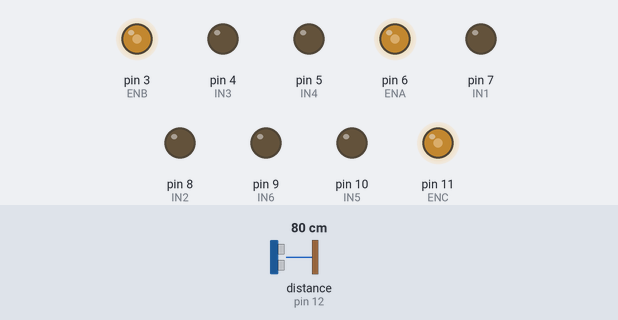
Bench run of a sketch on a simulated Arduino Uno, built with avr-gcc and run on an emulated ATmega328P. Parts: output pins drawn as LEDs (lit = HIGH). Inputs (shaded band) come from the test bench; at power-on: distance to the obstacle (sensor on pin 12) 80 cm. The echo pulse lasts 58.3 µs per cm.

Above: at 1.2 s.
1.3 s: distance to the obstacle (sensor on pin 12) set to 61 cm
At 1.74 s:
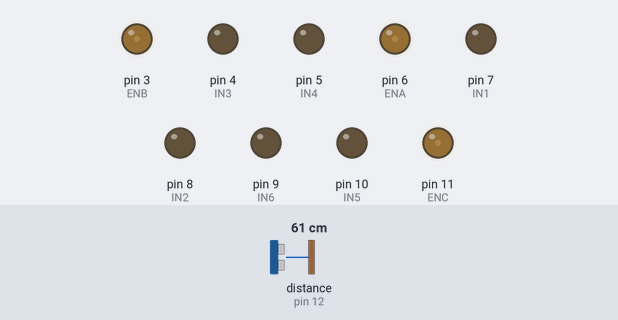
4.3 s: distance to the obstacle (sensor on pin 12) set to 54 cm
At 4.7 s:
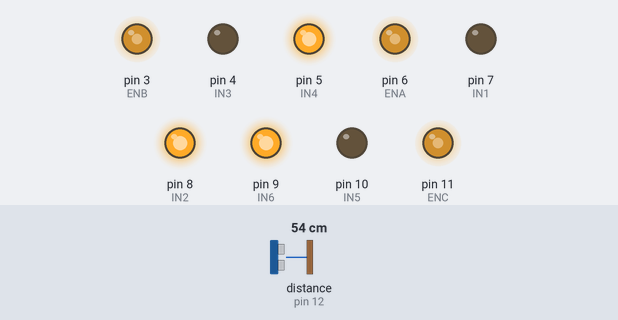
At 5.76 s:
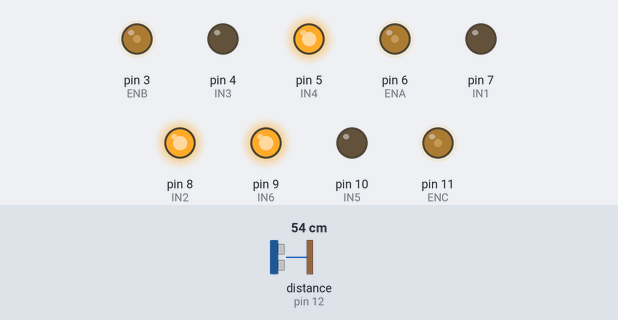
7.3 s: distance to the obstacle (sensor on pin 12) set to 60 cm
Timing chart, 0 to 16.3 s (numbered marks = the images above; inputs shaded):
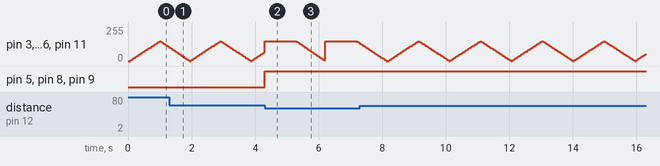

Measured:
- the behaviour switches between 59 and 58 cm on distance to the obstacle (sensor on pin 12) (found by bisection; images 1 and 2)
- after the input at 4.3 s, pin 5 (IN4), pin 8 (IN2), pin 9 (IN6): LOW → HIGH at once

The sketch:

flower.ino
```cpp
#include <NewPing.h> // Библиотека для ультразвукового датчика

const int ENB = 3;
const int IN3 = 4;
const int IN4 = 5;
const int ENA = 6;
const int IN1 = 7;
const int IN2 = 8;
const int ENC = 11;
const int IN5 = 10;
const int IN6 = 9;

const int TRIG_PIN = 13; // Пин триггера ультразвукового датчика
const int ECHO_PIN = 12; // Пин эха ультразвукового датчика
const int MAX_DISTANCE = 200; // Максимальное расстояние для измерения

NewPing sonar(TRIG_PIN, ECHO_PIN, MAX_DISTANCE);

int brightness = 0; // Начальная яркость
int fadeAmount = 5; // Количество увеличения/уменьшения яркости

unsigned long previousMillis = 0;
const long interval = 30; // Интервал для обновления яркости светодиода

enum State {
  NORMAL,
  OBSTACLE_DETECTED,
  FADE_OUT
};

State currentState = NORMAL;
unsigned long obstacleDetectedTime = 0;
const long fadeOutDuration = 1000; // Длительность плавного выключения

void setup() {
  pinMode(ENA, OUTPUT);
  pinMode(IN1, OUTPUT);
  pinMode(IN2, OUTPUT);
  pinMode(ENB, OUTPUT);
  pinMode(IN3, OUTPUT);
  pinMode(IN4, OUTPUT);
  pinMode(ENC, OUTPUT);
  pinMode(IN5, OUTPUT);
  pinMode(IN6, OUTPUT);

  digitalWrite(IN1, LOW);
  digitalWrite(IN2, LOW);
  digitalWrite(IN3, LOW);
  digitalWrite(IN4, LOW);
  digitalWrite(IN5, LOW);
  digitalWrite(IN6, LOW);

  Serial.begin(9600); // Начало серийной связи для отладки
}

void loop() {
  unsigned long currentMillis = millis();
  unsigned int distance = sonar.ping_cm(); // Получение расстояния в см

  switch (currentState) {
    case NORMAL:
      if (distance > 0 && distance < 60) {
        currentState = OBSTACLE_DETECTED;
        obstacleDetectedTime = currentMillis;
        analogWrite(ENA, 150);
        analogWrite(ENB, 150);
        analogWrite(ENC,150);
        digitalWrite(IN1, LOW);
        digitalWrite(IN2, HIGH);
        digitalWrite(IN3, LOW);
        digitalWrite(IN4, HIGH);
        digitalWrite(IN5, LOW);
        digitalWrite(IN6, HIGH);
      } else {
        if (currentMillis - previousMillis >= interval) {
          previousMillis = currentMillis;

          // Постепенное изменение яркости светодиодов от 0 до 230 и обратно
          analogWrite(ENA, brightness);
          analogWrite(ENB, brightness);
          analogWrite(ENC, brightness);

          brightness += fadeAmount;
          if (brightness <= 0 || brightness >= 150) {
            fadeAmount = -fadeAmount;
          }
        }
      }
      break;

    case OBSTACLE_DETECTED:
      if (currentMillis - obstacleDetectedTime >= 1000) {
        currentState = FADE_OUT;
        brightness = 150;
      }
      break;

    case FADE_OUT:
      if (currentMillis - previousMillis >= interval) {
        previousMillis = currentMillis;

        // Плавное выключение светодиодов
        brightness -= fadeAmount;
        if (brightness <= 0) {
          brightness = 0;
          currentState = NORMAL; // Переключаемся обратно в нормальный режим
        }

        analogWrite(ENA, brightness);
        analogWrite(ENB, brightness);
        analogWrite(ENC, brightness);
      }
      break;
  }
}
```
